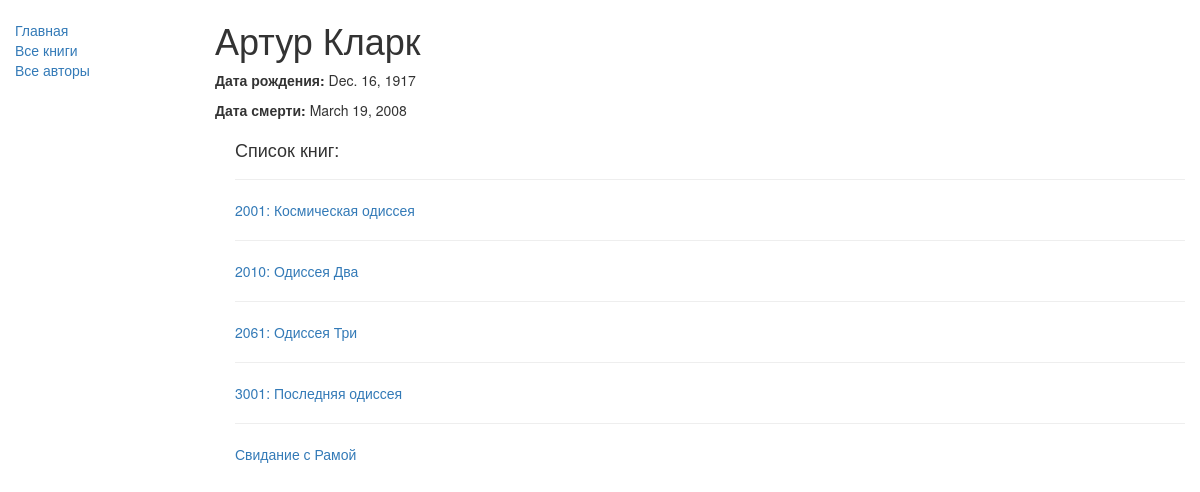
/catalog/author/2, run on the app's committed database.
### catalog/models.py (models this page shows, shortened)
class Author(models.Model):
    first_name = models.CharField(max_length=100)
    last_name = models.CharField(max_length=100)
    date_of_birth = models.DateField(null=True, blank=True)
    date_of_death = models.DateField('died', null=True, blank=True)
    class Meta:
        ordering = ["last_name"]

class Book(models.Model):
    title = models.CharField(max_length=200)
    author = models.ForeignKey('Author', on_delete=models.SET_NULL, null=True)
    summary = models.TextField(
        max_length=1000, help_text="Enter a brief description of the book")
    imprint = models.CharField(max_length=200)
    isbn = models.CharField('ISBN', max_length=13,
                            unique=True,
                            help_text='13 Character <a href="https://www.isbn-international.org/content/what-isbn'
                                      '">ISBN number</a>')
    genre = models.ManyToManyField(
        Genre, help_text="Select a genre for this book")
    language = models.ForeignKey(
        'Language', on_delete=models.SET_NULL, null=True)
    class Meta:
        ordering = ['title', 'author']
    def display_genre(self):
        return ', '.join([genre.name for genre in self.genre.all()[:3]])
    display_genre.short_description = "Genre"
    def get_absolute_url(self):
        return reverse('book-detail', args=[str(self.id)])

### catalog/views.py (the view)
# urls.py: re_path(r'^author/(?P<pk>\d+)$', views.AuthorDetailView.as_view(), name='author-detail'),
class AuthorDetailView(generic.DetailView):
    model = Author

### catalog/templates/catalog/author_detail.html
{% extends "base_generic.html" %}
{% block content %}
    <h1>{{author.first_name}} {{author.last_name}}</h1>
    <p><strong>Дата рождения: </strong> {{ author.date_of_birth }}</p>
    <p><strong>Дата смерти:</strong> {{ author.date_of_death }}</p>
    <div style="margin-left:20px;margin-top: 20px">
        <h4>Список книг:</h4>
        {% for book in author.book_set.all %}
        <hr>
        <a href="{{book.get_absolute_url}}">{{book.title}}</a>
        {% endfor %}
    </div>
{% endblock %}

### data on the page
Author: first_name "Артур", last_name "Кларк", date_of_birth "Dec. 16, 1917", date_of_death "March 19, 2008"
Book: title "2001: Космическая одиссея"
Book: title "2010: Одиссея Два"
Book: title "2061: Одиссея Три"
Book: title "3001: Последняя одиссея"
Book: title "Свидание с Рамой"
